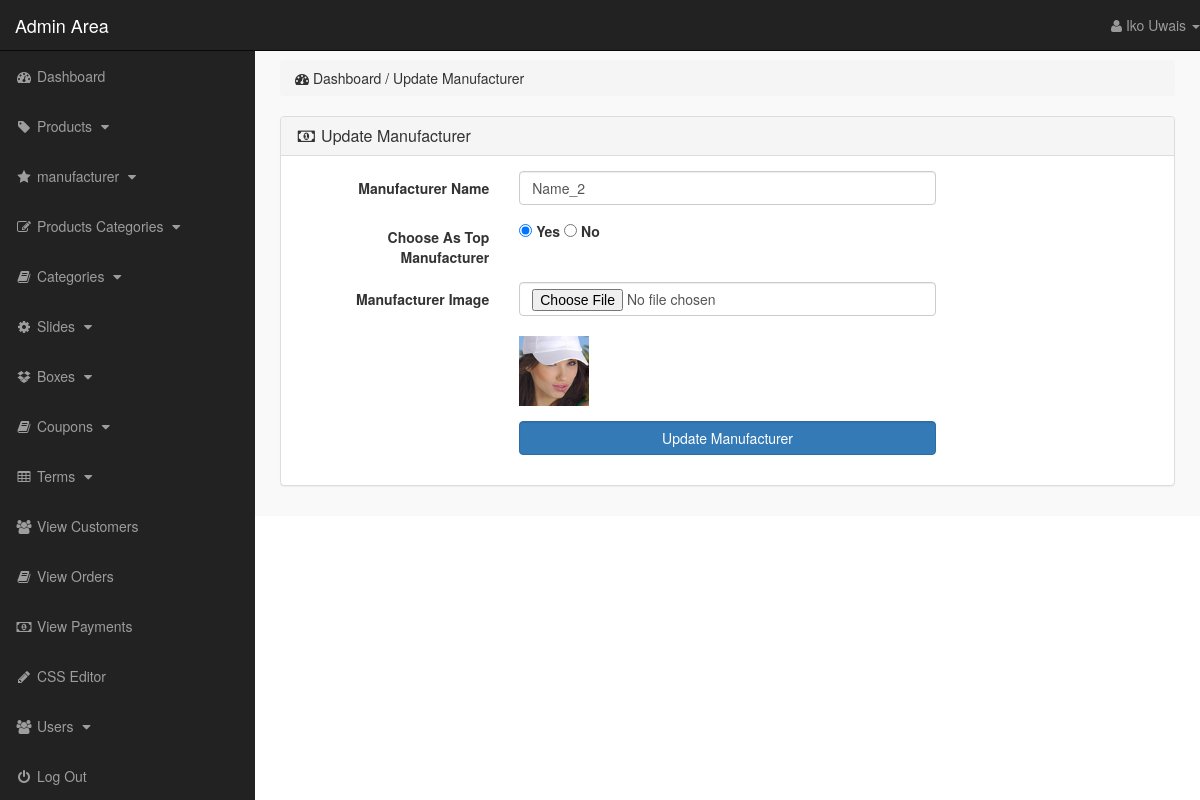
Page /M-Dev-Store/admin_area/index.php?edit_manufacturer=1 (signed in) on the committed database.
### tables this page shows
CREATE TABLE `manufacturers` (
  `manufacturer_id` int(10) NOT NULL,
  `manufacturer_title` text NOT NULL,
  `manufacturer_top` text NOT NULL,
  `manufacturer_image` text NOT NULL
);

### M-Dev-Store/admin_area/edit_manufacturer.php (the view, shortened to what this page needs)
<?php
    if(!isset($_SESSION['admin_email'])){
        echo "<script>window.open('login.php','_self')</script>";
    }else{
?>
<?php
        if(isset($_GET['edit_manufacturer'])){
            $edit_manufacturer = $_GET['edit_manufacturer'];
            $get_manufacturer = "select * from manufacturers where manufacturer_id='$edit_manufacturer'";
            $run_manufacturer = mysqli_query($con,$get_manufacturer);
            $row_manufacturer = mysqli_fetch_array($run_manufacturer);
            $m_title = $row_manufacturer['manufacturer_title'];
            $m_top = $row_manufacturer['manufacturer_top'];
            $m_image = $row_manufacturer['manufacturer_image'];
        }
?>
<div class="row">
    <div class="col-lg-12">
        <ol class="breadcrumb">
            <li>
                <i class="fa fa-dashboard"></i> Dashboard / Update Manufacturer
            </li>
        </ol>
    </div>
</div>
<div class="row">
    <div class="col-lg-12">
        <div class="panel panel-default">
            <div class="panel-heading">
                <h3 class="panel-title">
                    <i class="fa fa-money fa-fw"></i> Update Manufacturer
                </h3>
            </div>
            <div class="panel-body">
                <form action="" class="form-horizontal" method="post" enctype="multipart/form-data">
                    <div class="form-group">
                        <label for="" class="control-label col-md-3">
                        Manufacturer Name
                        </label>
                        <div class="col-md-6">
                            <input name="manufacturer_name" type="text" class="form-control" value="<?php echo $m_title; ?>">
                        </div>
                    </div>
                    <div class="form-group">
                        <label for="" class="control-label col-md-3">
                            Choose As Top Manufacturer
                        </label>
                        <div class="col-md-6">
                            <input name="manufacturer_top" type="radio" value="yes"
                                <?php
                                    if($m_top=='no'){}else{echo "checked='checked'";}
                                ?>
                            >
                            <label>Yes</label>
                            <input name="manufacturer_top" type="radio" value="no"
                                <?php
                                    if($m_top=='no'){echo "checked='checked'";}
                                ?>
                            >
                            <label>No</label>
                        </div>
                    </div>
                    <div class="form-group">
                        <label for="" class="control-label col-md-3">
                        Manufacturer Image
                        </label>
                        <div class="col-md-6">
                            <input type="file" name="manufacturer_image" class="form-control">
                          <br>
                          <img width="70" height="70" src="other_images/<?php echo $m_image; ?>" alt="<?php echo $m_image; ?>">
                        </div>
                    </div>
                    <div class="form-group">
                        <label for="" class="control-label col-md-3"></label>
                        <div class="col-md-6">
                            <input type="submit" name="update" value="Update Manufacturer" class="btn btn-primary form-control">
                        </div>
                    </div>
                </form>
            </div>
        </div>
    </div>
</div>
<?php } ?>

### M-Dev-Store/admin_area/includes/sidebar.php (shortened to what this page needs)
<?php
    if(!isset($_SESSION['admin_email'])){
        echo "<script>window.open('login.php','_self')</script>";
    }else{
?>
<nav class="navbar navbar-inverse navbar-fixed-top">
    <div class="navbar-header">
        <a href="index.php?dashboard" class="navbar-brand">Admin Area</a>
    </div>
    <ul class="nav navbar-right top-nav">
        <li class="dropdown">
            <a href="#" class="dropdown-toggle" data-toggle="dropdown">
                <i class="fa fa-user"></i> <?php echo $admin_name;  ?> <b class="caret"></b>
            </a>
        </li>
    </ul>
    <div class="collapse navbar-collapse navbar-ex1-collapse">
        <ul class="nav navbar-nav side-nav">
            <li>
                <a href="index.php?dashboard">
                        <i class="fa fa-fw fa-dashboard"></i> Dashboard
                </a>
            </li>
            <li>
                <a href="#" data-toggle="collapse" data-target="#products">
                        <i class="fa fa-fw fa-tag"></i> Products
                        <i class="fa fa-fw fa-caret-down"></i>
                </a>
            </li>
            <li>
                <a href="#" data-toggle="collapse" data-target="#manufacturer">
                        <i class="fa fa-fw fa-star"></i> manufacturer
                        <i class="fa fa-fw fa-caret-down"></i>
                </a>
            </li>
            <li>
                <a href="#" data-toggle="collapse" data-target="#p_cat">
                        <i class="fa fa-fw fa-edit"></i> Products Categories
                        <i class="fa fa-fw fa-caret-down"></i>
                </a>
            </li>
            <li>
                <a href="#" data-toggle="collapse" data-target="#cat">
                        <i class="fa fa-fw fa-book"></i> Categories
                        <i class="fa fa-fw fa-caret-down"></i>
                </a>
            </li>
            <li>
                <a href="#" data-toggle="collapse" data-target="#slides">
                        <i class="fa fa-fw fa-gear"></i> Slides
                        <i class="fa fa-fw fa-caret-down"></i>
                </a>
            </li>
            <li>
                <a href="#" data-toggle="collapse" data-target="#boxes">
                        <i class="fa fa-fw fa-dropbox"></i> Boxes
                        <i class="fa fa-fw fa-caret-down"></i>
                </a>
            </li>
            <li>
                <a href="#" data-toggle="collapse" data-target="#coupon">
                        <i class="fa fa-fw fa-book"></i> Coupons
                        <i class="fa fa-fw fa-caret-down"></i>
                </a>
            </li>
            <li>
                <a href="#" data-toggle="collapse" data-target="#terms">
                        <i class="fa fa-fw fa-table"></i> Terms
                        <i class="fa fa-fw fa-caret-down"></i>
                </a>
            </li>
            <li>
                <a href="index.php?view_customers">
                    <i class="fa fa-fw fa-users"></i> View Customers
                </a>
            </li>
            <li>
                <a href="index.php?view_orders">
                    <i class="fa fa-fw fa-book"></i> View Orders
                </a>
            </li>
            <li>
                <a href="index.php?view_payments">
                    <i class="fa fa-fw fa-money"></i> View Payments
                </a>
            </li>
            <li>
                <a href="index.php?edit_css">
                    <i class="fa fa-fw fa-pencil"></i> CSS Editor
                </a>
            </li>
            <li>
                <a href="#" data-toggle="collapse" data-target="#users">
                        <i class="fa fa-fw fa-users"></i> Users
                        <i class="fa fa-fw fa-caret-down"></i>
                </a>
            </li>
            <li>
                <a href="logout.php">
                    <i class="fa fa-fw fa-power-off"></i> Log Out
                </a>
            </li>
        </ul>
    </div>
</nav>
<?php } ?>

### M-Dev-Store/admin_area/css/style.css (style rules this page uses)
body { margin-top: 100px; }
@media (min-width: 768px) { body { margin-top: 50px; } }
.top-nav { 0 15px; }
.top-nav>li { float: left; display: inline-block; }
.top-nav>li>a { color: #999999; line-height: 20px; padding-top: 15px; padding-bottom: 15px; }
@media (min-width: 768px) { .side-nav { position: fixed; top: 51px; bottom: 0; width: 255px; overflow-y: auto; overflow-x: hidden; background-color: #222222; padding-bottom: 40px; border-radius: 0; } }
@media (min-width: 768px) { .side-nav>li>a { width: 255px; } }
.panel-body { border-radius: 5px; }

### rows in the picture
manufacturers: manufacturer_name "Name_2", manufacturer_top "☑", manufacturer_image (picture)

### other values in the picture
$admin_name "Iko Uwais"
